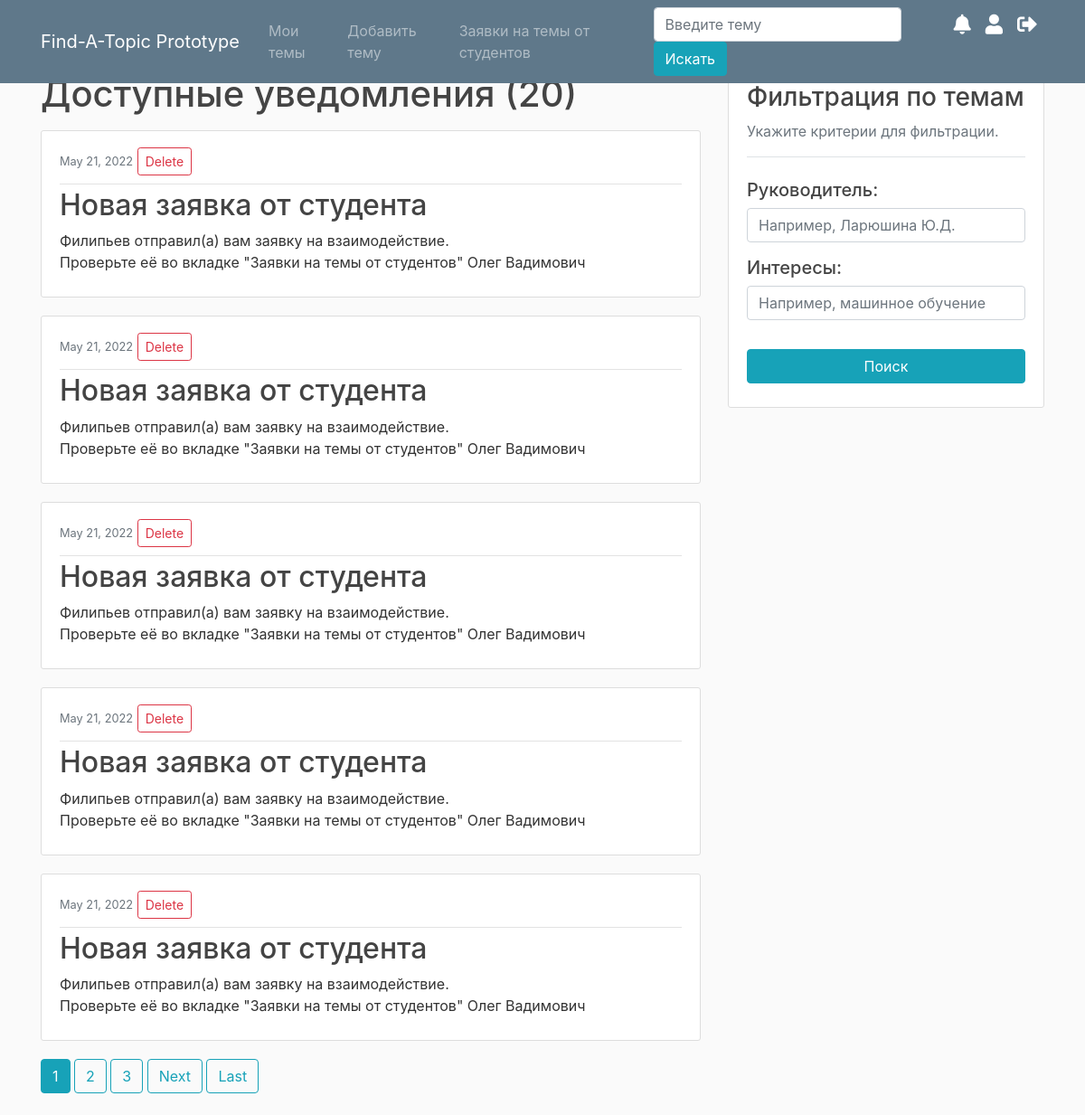
/notifications/ (signed in), run on the app's committed database.
### test_app/models.py (models this page shows, shortened)
class Notification(models.Model):
    receiver = models.ForeignKey(User, on_delete=models.CASCADE)
    title = models.CharField(max_length=100)
    content = models.TextField()
    date_created = models.DateTimeField(default=timezone.now)

### test_app/views.py (the view)
# urls.py: path('notifications/', NotificationListView.as_view(), name='notifications'),
class NotificationListView(LoginRequiredMixin, ListView):
    model = Notification
    template_name = 'test_app/notifications.html'
    page_kwarg = 'test_app/base.html'
    context_object_name = 'notifications'
    paginate_by = 5
    def get_queryset(self):
        return Notification.objects.filter(receiver=self.request.user).order_by('-date_created')

### test_app/templates/test_app/notifications.html (shortened to what this page needs)
{% extends "test_app/base.html" %}
{% block content %}
    {% if page_obj.paginator.count == 0 %}
    <h1 class="mb-3">У вас нет уведомлений!</h1>
        <p>Все важное отобразится здесь. <a href="{% url 'topics' %}">Перейти на главную страницу.</a></p>
    {% else %}
    <h1 class="mb-3">Доступные уведомления ({{ page_obj.paginator.count }})</h1>
    {% endif %}
    {% for notification in notifications %}
        <article class="media content-section">
            <div class="media-body">
                <div class="article-metadata">
                    <small class="text-muted">{{ notification.date_created|date:"F d, Y" }}</small>
                    <a class="btn btn-outline-danger btn-sm mt-2 mb-2" href="{% url 'notification-delete' notification.id %}">Delete</a>
                </div>
                <h2><a class="article-title">{{ notification.title }}</a></h2>
                <p class="article-content">{{ notification.content }}</p>
            </div>
        </article>
    {% endfor %}
    {% if is_paginated %}
        {% for num in page_obj.paginator.page_range %}
            {% if page_obj.number == num %}
                <a class="btn btn-info mb-4" href="?page={{ num }}">{{ num }}</a>
            {% elif num > page_obj.number|add:'-3' and num < page_obj.number|add:'3' %}
                <a class="btn btn-outline-info mb-4" href="?page={{ num }}">{{ num }}</a>
            {% endif %}
        {% endfor %}
        {% if page_obj.has_next %}
            <a class="btn btn-outline-info mb-4" href="?page={{ page_obj.next_page_number }}">Next</a>
            <a class="btn btn-outline-info mb-4" href="?page={{ page_obj.paginator.num_pages }}">Last</a>
        {% endif %}
    {% endif %}
{% endblock content %}

### test_app/static/test_app/main.css (style rules this page uses)
body { background: #fafafa; color: #333333; margin-top: 5rem; }
h1, h2, h3, h4, h5, h6 { color: #444444; }
.content-section { background: #ffffff; padding: 10px 20px; border: 1px solid #dddddd; border-radius: 3px; margin-bottom: 20px; }
.article-title { color: #444444; }
.article-content { white-space: pre-line; }
.article-metadata { padding-bottom: 1px; margin-bottom: 4px; border-bottom: 1px solid #e3e3e3 }

### data on the page
Notification: date_created "May 21, 2022", title "Новая заявка от студента", content "Филипьев отправил(а) вам заявку на взаимодействие. Проверьте её во вкладке \"Заявки на темы от студентов\" Олег Вадимович"
Notification: date_created "May 21, 2022", title "Новая заявка от студента", content "Филипьев отправил(а) вам заявку на взаимодействие. Проверьте её во вкладке \"Заявки на темы от студентов\" Олег Вадимович"
Notification: date_created "May 21, 2022", title "Новая заявка от студента", content "Филипьев отправил(а) вам заявку на взаимодействие. Проверьте её во вкладке \"Заявки на темы от студентов\" Олег Вадимович"
Notification: date_created "May 21, 2022", title "Новая заявка от студента", content "Филипьев отправил(а) вам заявку на взаимодействие. Проверьте её во вкладке \"Заявки на темы от студентов\" Олег Вадимович"
Notification: date_created "May 21, 2022", title "Новая заявка от студента", content "Филипьев отправил(а) вам заявку на взаимодействие. Проверьте её во вкладке \"Заявки на темы от студентов\" Олег Вадимович"

### other printed values
{{ page_obj.paginator.count }} "20"
{{ num }} "1"
{{ num }} "2" "3"
